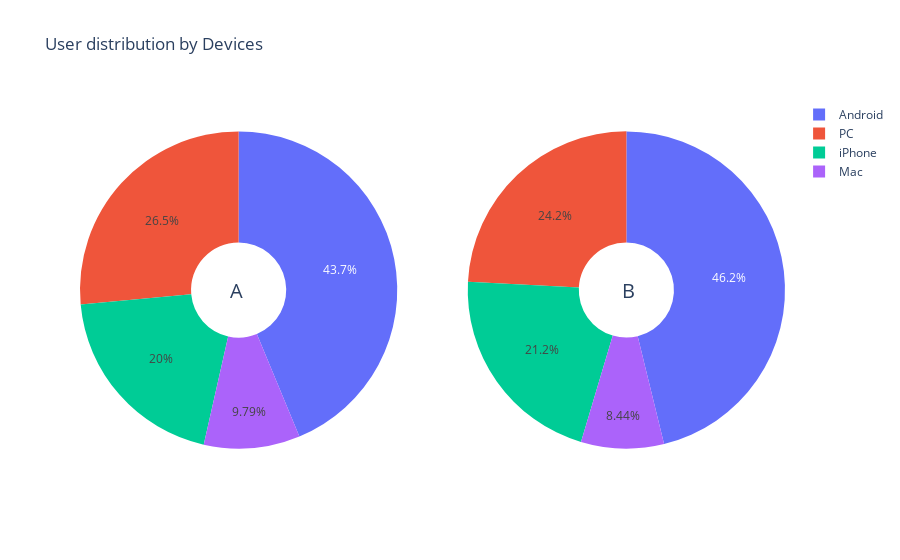

The cell this chart's notebook holds for it:
### Markdown cell above
Now building two pies with shares per each device in group

### Code cell
fig = make_subplots(rows=1, cols=2, specs=[[{'type':'domain'}, {'type':'domain'}]])


fig.add_trace(go.Pie(labels=devices.index, 
                     values=devices.iloc[:, 0],
                     name='A group'),
              1, 1)


fig.add_trace(go.Pie(labels=devices.index, 
                     values=devices.iloc[:, 1],
                     name='B group'),
              1, 2)

# Here we make white dots in the center of pies
fig.update_traces(hole=.3, hoverinfo="label+percent+name")

fig.update_layout(
    title_text="User distribution by Devices",
    # here we add name of groups in white dots
    annotations=[dict(text='A', x=0.21, y=0.5, font_size=20, showarrow=False),
                 dict(text='B', x=0.79, y=0.5, font_size=20, showarrow=False)])
fig.show()

### Figure 1 — Plotly figure (JSON) as saved in the notebook; plotly's stock layout.template omitted (floating-point values rounded to 4 significant figures)
{"data": [{"domain": {"x": [0, 0.45], "y": [0, 1]}, "hole": 0.3, "hoverinfo": "label+percent+name", "labels": ["Android", "Mac", "PC", "iPhone"], "name": "A group", "type": "pie", "values": [1139, 255, 689, 521]}, {"domain": {"x": [0.55, 1], "y": [0, 1]}, "hole": 0.3, "hoverinfo": "label+percent+name", "labels": ["Android", "Mac", "PC", "iPhone"], "name": "B group", "type": "pie", "values": [405, 74, 212, 186]}], "layout": {"annotations": [{"font": {"size": 20}, "showarrow": false, "text": "A", "x": 0.21, "y": 0.5}, {"font": {"size": 20}, "showarrow": false, "text": "B", "x": 0.79, "y": 0.5}], "title": {"text": "User distribution by Devices"}}}
